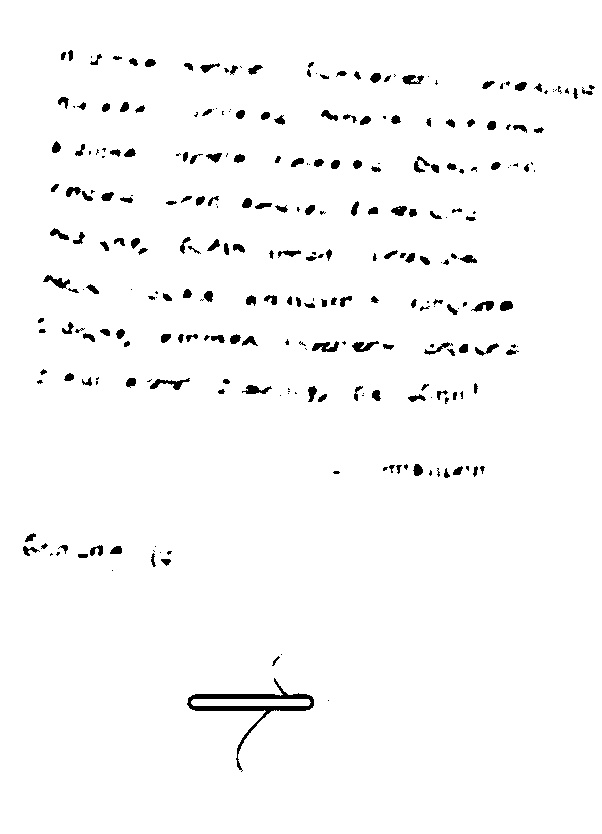
#> input picture Ancient-Tamil-Script-Recognition-master/ImagePreProcessingFinal.jpg, 602 x 834 px
$ jupyter execute '2 character_segmentation.ipynb'   (older library calls are emulated)
#> lines starting #> are read from the running program, lines starting #| are printed output that depends on the picture; after the words box and inside, x2 and y2 are one past the last pixel; in counts of white or black regions, pixels touching at a corner belong together
[cell 1]
import cv2
import numpy as np
import imutils

[cell 2]
image = cv2.imread("ImagePreProcessingFinal.jpg")
#> image is the input picture: shape (834, 602, 3); min 0, max 255, mean 248.7
gray = cv2.cvtColor(image, cv2.COLOR_BGR2GRAY)
gray = cv2.GaussianBlur(gray, (7, 7), 0)
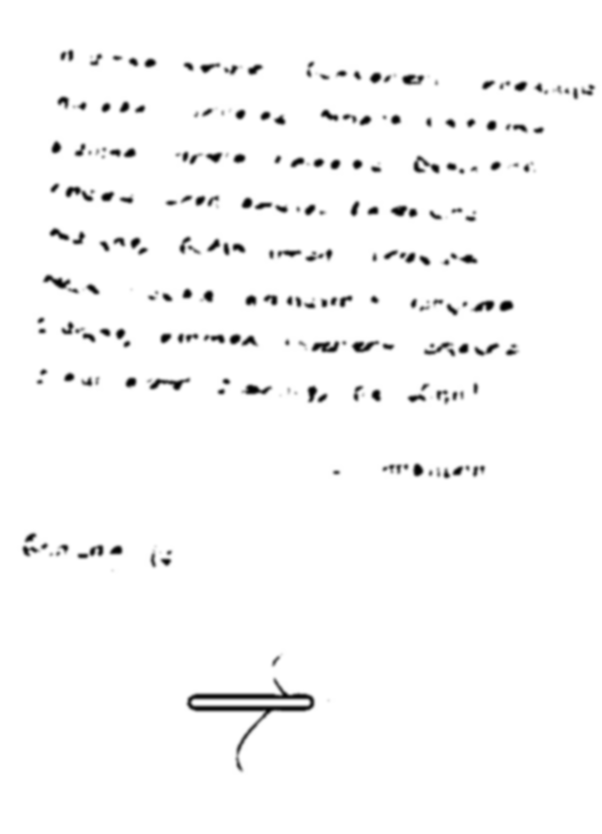
#> gray: shape (834, 602); min 0, max 255, mean 248.7

[cell 3]
ret,thresh1 = cv2.threshold(gray ,127,255,cv2.THRESH_BINARY_INV)
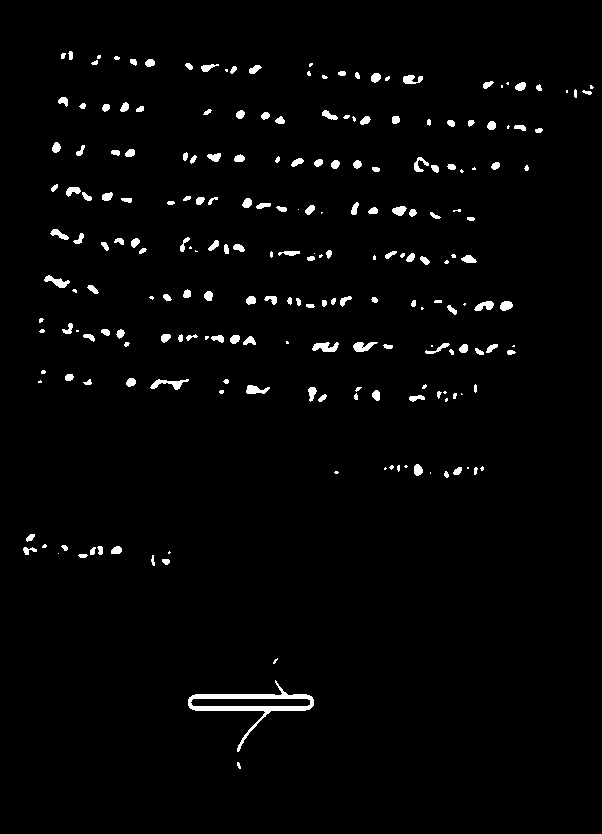
#> thresh1: shape (834, 602); 2.1% white; 218 white regions (59 under 20 px), largest, box (x1, y1, x2, y2) and area: (188, 680, 314, 752) 1431, (150, 379, 189, 390) 185, (312, 342, 339, 352) 178

[cell 4]
dilate = cv2.dilate(thresh1, None, iterations=2)
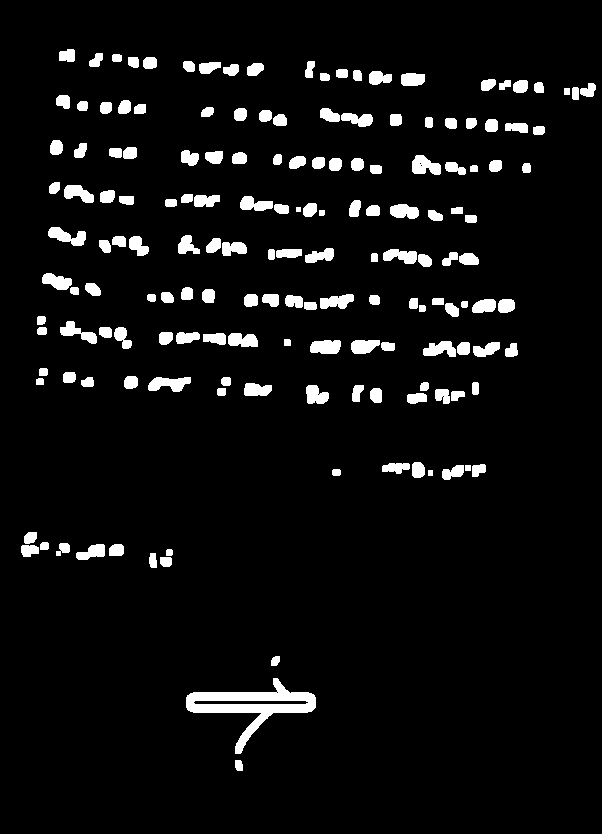
#> dilate: shape (834, 602); 5.7% white; 164 white regions

[cell 5]
cnts = cv2.findContours(dilate.copy(), cv2.RETR_EXTERNAL,
    cv2.CHAIN_APPROX_SIMPLE)
#> cnts = 164 contours, 1 with area under 20; largest, box (x1, y1, x2, y2) and area: (186, 678, 316, 754) 3012, (148, 377, 191, 392) 382, (412, 155, 441, 175) 360, (48, 227, 86, 246) 352, (310, 340, 341, 354) 338
cnts = cnts[0] #if imutils.is_cv2() else cnts[1]

[cell 6]
sorted_ctrs = sorted(cnts, key=lambda ctr: cv2.boundingRect(ctr)[0] + cv2.boundingRect(ctr)[1] * image.shape[1] )
#> sorted_ctrs has the same summary as cnts

[cell 7]
orig = image.copy()
i = 0
for cnt in sorted_ctrs:
    # Check the area of contour, if it is very small ignore it
    if(cv2.contourArea(cnt) < 200):
        continue

    # Filtered countours are detected
    x,y,w,h = cv2.boundingRect(cnt)

    # Taking ROI of the cotour
    roi = image[y:y+h, x:x+w]

    # Mark them on the image if you want
    cv2.rectangle(orig,(x,y),(x+w,y+h),(0,255,0),2)

    # Save your contours or characters
    cv2.imwrite("Images/roi" + str(i) + ".png", roi)

    i = i + 1
#> this loop made 164 passes
#> (x, y, w, h) on passes 13, 15, 32: (369, 71, 23, 14), (401, 73, 24, 13), (341, 113, 32, 14)
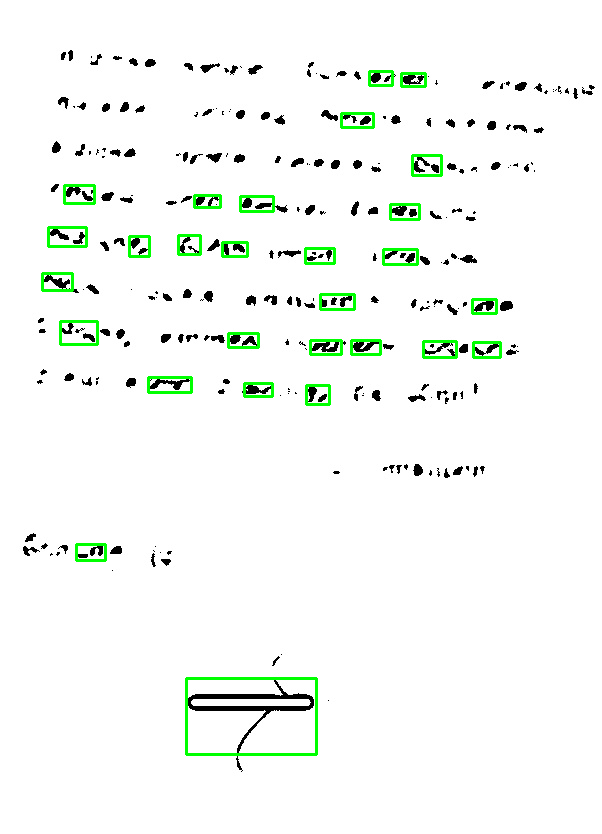
#> orig: shape (834, 602, 3); 1.68% of pixels changed, all inside (x1, y1, x2, y2) = (41, 70, 502, 756)
#> after the loop, i = 28

[cell 8]
cv2.imwrite("box.jpg",orig)
#> Out = True
